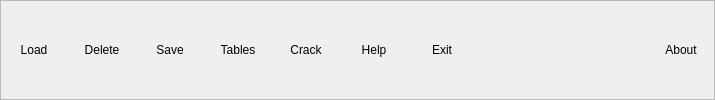
       <widget class="QFrame" name="frame" >
        <property name="frameShape" >
         <enum>QFrame::StyledPanel</enum>
        </property>
        <property name="frameShadow" >
         <enum>QFrame::Raised</enum>
        </property>
        <layout class="QHBoxLayout" >
         <property name="margin" >
          <number>2</number>
         </property>
         <item>
          <layout class="QHBoxLayout" >
           <item>
            <widget class="QToolButton" name="loadButton" >
             <property name="sizePolicy" >
              <sizepolicy vsizetype="Fixed" hsizetype="Fixed" >
               <horstretch>0</horstretch>
               <verstretch>0</verstretch>
              </sizepolicy>
             </property>
             <property name="minimumSize" >
              <size>
               <width>62</width>
               <height>62</height>
              </size>
             </property>
             <property name="maximumSize" >
              <size>
               <width>62</width>
               <height>62</height>
              </size>
             </property>
             <property name="text" >
              <string>Load</string>
             </property>
             <property name="icon" >
              <iconset resource="gui.qrc" >
               <normaloff>:/icons/pixmaps/load.png</normaloff>:/icons/pixmaps/load.png</iconset>
             </property>
             <property name="iconSize" >
              <size>
               <width>30</width>
               <height>30</height>
              </size>
             </property>
             <property name="popupMode" >
              <enum>QToolButton::InstantPopup</enum>
             </property>
             <property name="toolButtonStyle" >
              <enum>Qt::ToolButtonTextUnderIcon</enum>
             </property>
             <property name="autoRaise" >
              <bool>true</bool>
             </property>
            </widget>
           </item>
           <item>
            <widget class="QToolButton" name="deleteButton" >
             <property name="sizePolicy" >
              <sizepolicy vsizetype="Fixed" hsizetype="Fixed" >
               <horstretch>0</horstretch>
               <verstretch>0</verstretch>
              </sizepolicy>
             </property>
             <property name="minimumSize" >
              <size>
               <width>62</width>
               <height>62</height>
              </size>
             </property>
             <property name="maximumSize" >
              <size>
               <width>62</width>
               <height>62</height>
              </size>
             </property>
             <property name="text" >
              <string>Delete</string>
             </property>
             <property name="icon" >
              <iconset resource="gui.qrc" >
               <normaloff>:/icons/pixmaps/delete.png</normaloff>:/icons/pixmaps/delete.png</iconset>
             </property>
             <property name="iconSize" >
              <size>
               <width>30</width>
               <height>30</height>
              </size>
             </property>
             <property name="popupMode" >
              <enum>QToolButton::InstantPopup</enum>
             </property>
             <property name="toolButtonStyle" >
              <enum>Qt::ToolButtonTextUnderIcon</enum>
             </property>
             <property name="autoRaise" >
              <bool>true</bool>
             </property>
            </widget>
           </item>
           <item>
            <widget class="QToolButton" name="saveButton" >
             <property name="minimumSize" >
              <size>
               <width>62</width>
               <height>62</height>
              </size>
             </property>
             <property name="maximumSize" >
              <size>
               <width>62</width>
               <height>62</height>
              </size>
             </property>
             <property name="text" >
              <string>Save</string>
             </property>
             <property name="icon" >
              <iconset resource="gui.qrc" >
               <normaloff>:/icons/pixmaps/save.png</normaloff>:/icons/pixmaps/save.png</iconset>
             </property>
             <property name="iconSize" >
              <size>
               <width>30</width>
               <height>30</height>
              </size>
             </property>
             <property name="popupMode" >
              <enum>QToolButton::InstantPopup</enum>
             </property>
             <property name="toolButtonStyle" >
              <enum>Qt::ToolButtonTextUnderIcon</enum>
             </property>
             <property name="autoRaise" >
              <bool>true</bool>
             </property>
            </widget>
           </item>
           <item>
            <widget class="QToolButton" name="tableButton" >
             <property name="sizePolicy" >
              <sizepolicy vsizetype="Fixed" hsizetype="Fixed" >
               <horstretch>0</horstretch>
               <verstretch>0</verstretch>
              </sizepolicy>
             </property>
             <property name="minimumSize" >
              <size>
               <width>62</width>
               <height>62</height>
              </size>
             </property>
             <property name="maximumSize" >
              <size>
               <width>62</width>
               <height>62</height>
              </size>
             </property>
             <property name="text" >
              <string>Tables</string>
             </property>
             <property name="icon" >
              <iconset resource="gui.qrc" >
               <normaloff>:/icons/pixmaps/tables.png</normaloff>:/icons/pixmaps/tables.png</iconset>
             </property>
             <property name="iconSize" >
              <size>
               <width>30</width>
               <height>30</height>
              </size>
             </property>
             <property name="toolButtonStyle" >
              <enum>Qt::ToolButtonTextUnderIcon</enum>
             </property>
             <property name="autoRaise" >
              <bool>true</bool>
             </property>
            </widget>
           </item>
           <item>
            <widget class="QToolButton" name="crackButton" >
             <property name="sizePolicy" >
              <sizepolicy vsizetype="Fixed" hsizetype="Fixed" >
               <horstretch>0</horstretch>
               <verstretch>0</verstretch>
              </sizepolicy>
             </property>
             <property name="minimumSize" >
              <size>
               <width>62</width>
               <height>62</height>
              </size>
             </property>
             <property name="maximumSize" >
              <size>
               <width>62</width>
               <height>62</height>
              </size>
             </property>
             <property name="text" >
              <string>Crack</string>
             </property>
             <property name="icon" >
              <iconset resource="gui.qrc" >
               <normaloff>:/icons/pixmaps/crack.png</normaloff>:/icons/pixmaps/crack.png</iconset>
             </property>
             <property name="iconSize" >
              <size>
               <width>30</width>
               <height>30</height>
              </size>
             </property>
             <property name="toolButtonStyle" >
              <enum>Qt::ToolButtonTextUnderIcon</enum>
             </property>
             <property name="autoRaise" >
              <bool>true</bool>
             </property>
            </widget>
           </item>
           <item>
            <widget class="QToolButton" name="helpButton" >
             <property name="sizePolicy" >
              <sizepolicy vsizetype="Fixed" hsizetype="Fixed" >
               <horstretch>0</horstretch>
               <verstretch>0</verstretch>
              </sizepolicy>
             </property>
             <property name="minimumSize" >
              <size>
               <width>62</width>
               <height>62</height>
              </size>
             </property>
             <property name="maximumSize" >
              <size>
               <width>62</width>
               <height>62</height>
              </size>
             </property>
             <property name="text" >
              <string>Help</string>
             </property>
             <property name="icon" >
              <iconset resource="gui.qrc" >
               <normaloff>:/icons/pixmaps/help.png</normaloff>:/icons/pixmaps/help.png</iconset>
             </property>
             <property name="iconSize" >
              <size>
               <width>30</width>
               <height>30</height>
              </size>
             </property>
             <property name="toolButtonStyle" >
              <enum>Qt::ToolButtonTextUnderIcon</enum>
             </property>
             <property name="autoRaise" >
              <bool>true</bool>
             </property>
            </widget>
           </item>
           <item>
            <widget class="QToolButton" name="exitButton" >
             <property name="minimumSize" >
              <size>
               <width>62</width>
               <height>62</height>
              </size>
             </property>
             <property name="maximumSize" >
              <size>
               <width>62</width>
               <height>62</height>
              </size>
             </property>
             <property name="text" >
              <string>Exit</string>
             </property>
             <property name="icon" >
              <iconset resource="gui.qrc" >
               <normaloff>:/icons/pixmaps/exit.png</normaloff>:/icons/pixmaps/exit.png</iconset>
             </property>
             <property name="iconSize" >
              <size>
               <width>30</width>
               <height>30</height>
              </size>
             </property>
             <property name="toolButtonStyle" >
              <enum>Qt::ToolButtonTextUnderIcon</enum>
             </property>
             <property name="autoRaise" >
              <bool>true</bool>
             </property>
            </widget>
           </item>
           <item>
            <spacer>
             <property name="orientation" >
              <enum>Qt::Horizontal</enum>
             </property>
             <property name="sizeHint" stdset="0" >
              <size>
               <width>171</width>
               <height>20</height>
              </size>
             </property>
            </spacer>
           </item>
           <item>
            <widget class="QToolButton" name="aboutButton" >
             <property name="sizePolicy" >
              <sizepolicy vsizetype="Fixed" hsizetype="Fixed" >
               <horstretch>0</horstretch>
               <verstretch>0</verstretch>
              </sizepolicy>
             </property>
             <property name="minimumSize" >
              <size>
               <width>62</width>
               <height>62</height>
              </size>
             </property>
             <property name="maximumSize" >
              <size>
               <width>62</width>
               <height>62</height>
              </size>
             </property>
             <property name="text" >
              <string>About</string>
             </property>
             <property name="icon" >
              <iconset resource="gui.qrc" >
               <normaloff>:/icons/pixmaps/os_small.png</normaloff>:/icons/pixmaps/os_small.png</iconset>
             </property>
             <property name="iconSize" >
              <size>
               <width>33</width>
               <height>30</height>
              </size>
             </property>
             <property name="toolButtonStyle" >
              <enum>Qt::ToolButtonTextUnderIcon</enum>
             </property>
             <property name="autoRaise" >
              <bool>true</bool>
             </property>
            </widget>
           </item>
          </layout>
         </item>
        </layout>
       </widget>
